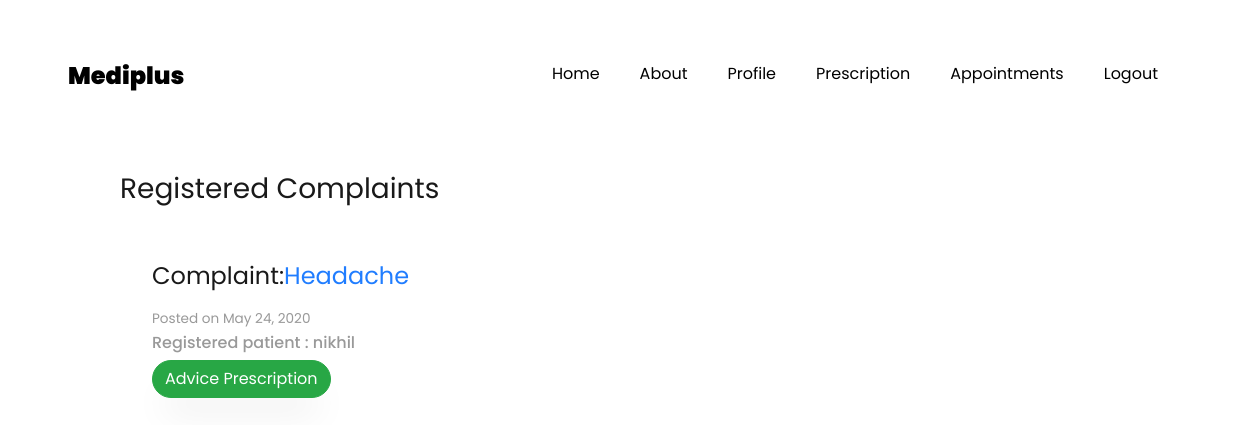
The page /Prescription/ (signed in) on the database its author committed.
### core/models.py (models this page shows, shortened)
class Complaint(models.Model):
    Doctor=models.ForeignKey(Doctor,on_delete=models.CASCADE)
    patient=models.ForeignKey(Patient,on_delete=models.CASCADE)
    Complaint_Name=models.CharField(max_length=500)
    Symptom1=models.CharField(max_length=500)
    Symptom2=models.CharField(max_length=500)
    Description=models.TextField()
    Date=models.DateTimeField(auto_now=True)

class Patient(models.Model):
    user=models.OneToOneField(Users,on_delete=models.CASCADE,primary_key=True)

class Users(AbstractUser):
    PATIENT=1
    DOCTOR=2
    HR=3
    RECEPTIONIST=4
    ROLE_CHOICES = (
        (PATIENT, 'Patient'),
        (DOCTOR, 'Doctor'),
        (HR,'HR'),
        (RECEPTIONIST,'Receptionist')
    )
    GENDER_CHOICES = (
        ('M', 'Male'),
        ('F', 'Female'),
        ('O', 'Other'),
    )
    role = models.PositiveSmallIntegerField(choices=ROLE_CHOICES,null=True,blank=True)
    gender = models.CharField(max_length=1, choices=GENDER_CHOICES)
    age=models.IntegerField(null=True,blank=True)
    phoneno=models.BigIntegerField(null=True,blank=True)
    address=models.TextField(null=True,blank=True)

### core/views.py (the view)
# urls.py: path('Prescription/',views.DoctorComplaintView,name='Prescription'),
@login_required
def DoctorComplaintView(request):
    user=request.user
    doctor=Doctor.objects.get(user=user)
    complaint=Complaint.objects.filter(Doctor=doctor)
    return render(request,'DoctorComplaintView.html',{'complaints':complaint})

### core/templates/DoctorComplaintView.html (shortened to what this page needs)
{% extends 'base.html' %}
{% load static %}
{% block content %}
<section class='container m-5 p-4'>
    <h3> Registered Complaints</h3>
    {%for c in complaints %}
    <section class="media  p-3 mt-3">
        <section class="media-body p-3">
            <h4>Complaint:<a href="{% url 'DoctorComplaintDetailView' c.id %}">{{c.Complaint_Name}}</a></h4><small>Posted on {{c.Date | date}}</small>
            <h6>Registered patient : {{c.patient.user.username}} </h6>
            <a href="{% url 'AdvicePrescription' c.id  %}" class='btn btn-success'>Advice Prescription</a>
        </section>
    </section>
    {% endfor %}
</section>
{% endblock %}

### rows shown on the page
Complaint: Complaint_Name "Headache", Date "May 24, 2020", patient.user.username "nikhil"
